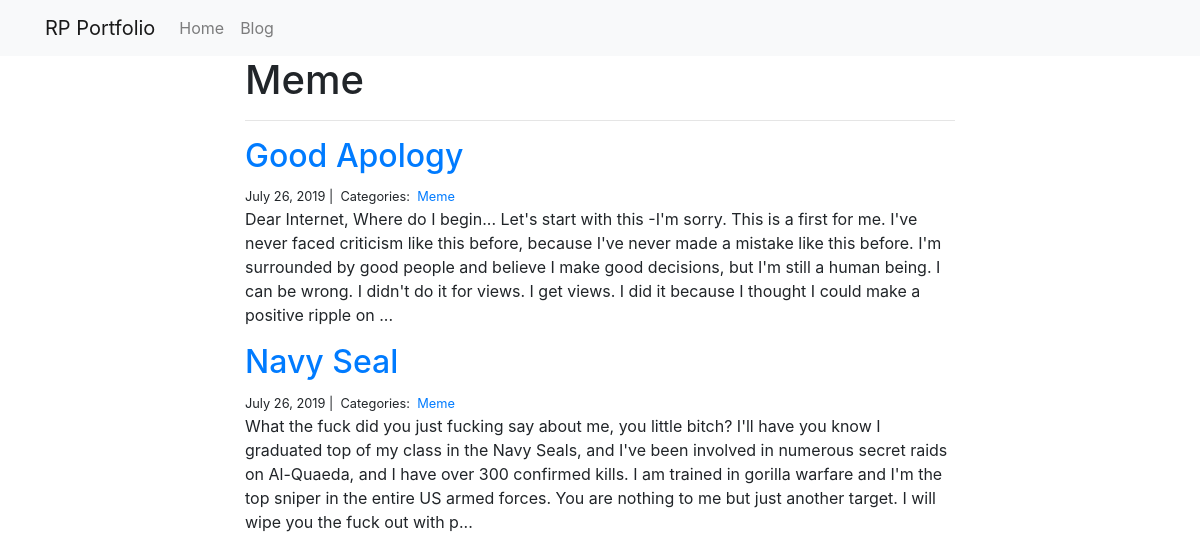
The app's page /blog/Meme/ with its own data.
### blog/models.py (models this page shows, shortened)
class Category(models.Model):
    name = models.CharField(max_length=20)

class Post(models.Model):
    title = models.CharField(max_length=255)
    body = models.TextField()
    created_on = models.DateTimeField(auto_now_add=True)
    last_modified = models.DateTimeField(auto_now=True)
    categories = models.ManyToManyField('Category', related_name='posts')

### blog/views.py (the view)
# urls.py: path('<category>/', blog_category, name="blog_category"),
def blog_category(request, category):
    posts = Post.objects.filter(categories__name__contains=category).order_by('-created_on')
    context = {
        "posts": posts,
        "category": category,
        }
    return render(request, 'blog_category.html', context)

### blog/templates/blog_category.html
{% extends "base.html" %}
{% block page_content %}
<div class="col-md-8 offset-md-2">
    <h1>{{ category | title }}</h1>
    <hr>
    {% for post in posts %}
        <h2><a href="{% url 'blog_detail' post.pk%}">{{ post.title }}</a></h2>
        <small>
            {{ post.created_on.date }} |&nbsp;
            Categories:&nbsp;
            {% for category in post.categories.all %}
            <a href="{% url 'blog_category' category.name %}">
                {{ category.name }}
            </a>&nbsp;
            {% endfor %}
        </small>
        <p>{{ post.body | slice:":400" }}...</p>
    {% endfor %}
</div>
{% endblock %}

### records on screen
Category: name "Meme"
Post: title "Good Apology", created_on "July 26, 2019", body "Dear Internet, Where do I begin... Let's start with this -I'm sorry. This is a first for me. I've never faced criticism like this before, because I've never made a mistake like this before. I'm surrounded by good people and believe I make good decisions, but I'm still a human being. I can be wrong. I didn't do it for views. I get views. I did it because I thought I could make a positive ripple on"
Post: title "Navy Seal", created_on "July 26, 2019", body "What the fuck did you just fucking say about me, you little bitch? I'll have you know I graduated top of my class in the Navy Seals, and I've been involved in numerous secret raids on Al-Quaeda, and I have over 300 confirmed kills. I am trained in gorilla warfare and I'm the top sniper in the entire US armed forces. You are nothing to me but just another target. I will wipe you the fuck out with p"
